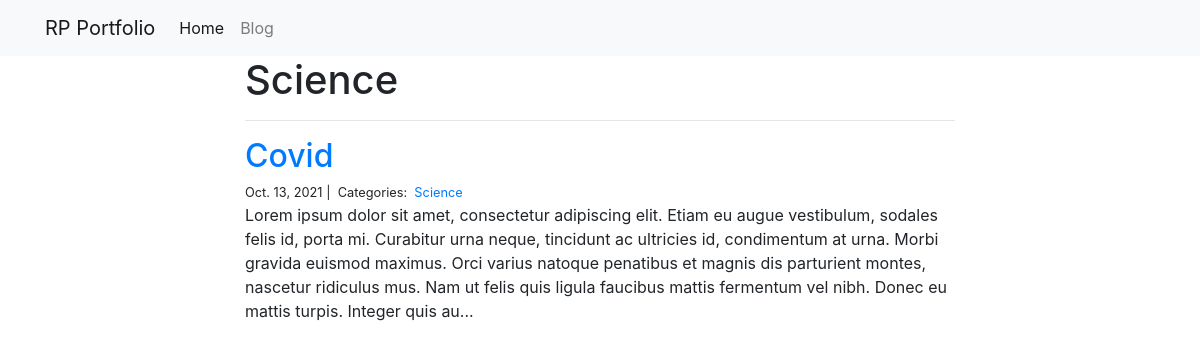
Screenshot of /blog/Science/ with the database file from the repository.
### blog/models.py (models this page shows)
class Category(models.Model):
    name = models.CharField(max_length=20)

class Post(models.Model):
    title = models.CharField(max_length=255)
    body = models.TextField()
    created_on = models.DateTimeField(auto_now_add=True)
    last_modified = models.DateTimeField(auto_now=True)
    categories = models.ManyToManyField("Category", related_name="posts")

### blog/views.py (the view)
# urls.py: path("<category>/", views.blog_category, name="blog_category")
def blog_category(request, category):
    posts = Post.objects.filter(categories__name__contains=category).order_by("-created_on")
    context = {
        "category": category,
        "posts": posts
    }
    return render(request, "blog_category.html", context)

### blog/templates/blog_category.html
{% extends "base.html" %}
{% block page_content %}
<div class="col-md-8 offset-md-2">
    <h1>{{ category | title }}</h1>
    <hr>
    {% for post in posts %}
        <h2><a href="{% url 'blog_detail' post.pk%}">{{ post.title }}</a></h2>
        <small>
            {{ post.created_on.date }} |&nbsp;
            Categories:&nbsp;
            {% for category in post.categories.all %}
            <a href="{% url 'blog_category' category.name %}">
                {{ category.name }}
            </a>&nbsp;
            {% endfor %}
        </small>
        <p>{{ post.body | slice:":400" }}...</p>
    {% endfor %}
</div>
{% endblock %}

### rows the page displays
Category: name "Science"
Post: title "Covid", created_on "Oct. 13, 2021", body "Lorem ipsum dolor sit amet, consectetur adipiscing elit. Etiam eu augue vestibulum, sodales felis id, porta mi. Curabitur urna neque, tincidunt ac ultricies id, condimentum at urna. Morbi gravida euismod maximus. Orci varius natoque penatibus et magnis dis parturient montes, nascetur ridiculus mus. Nam ut felis quis ligula faucibus mattis fermentum vel nibh. Donec eu mattis turpis. Integer quis au"
